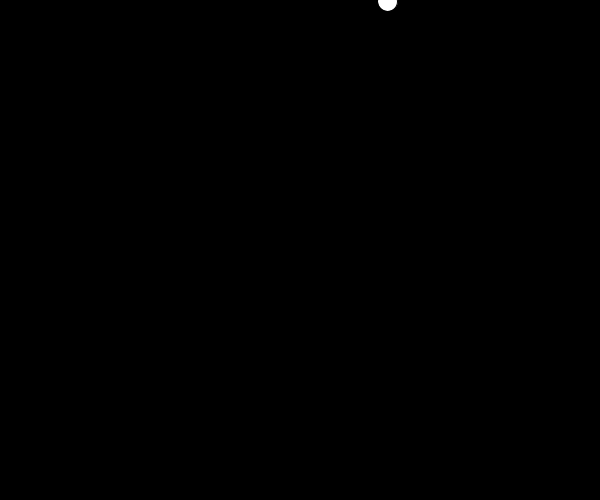
Frame 1 (no input)
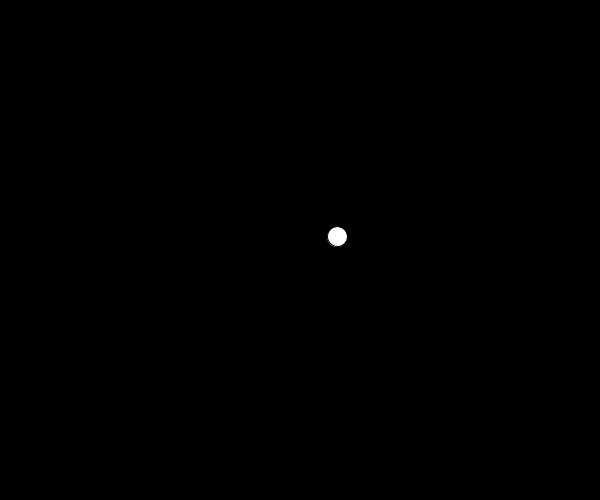
Frame 60 (the mouse pressed at the canvas centre just before this capture)
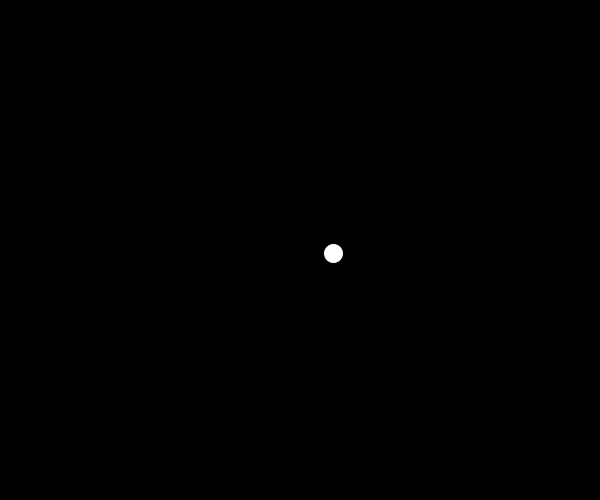
Frame 120 (the mouse held since frame 60 and released just before this capture)

The Processing sketch that drew these frames (run headless with seeded random() and noise(); from frame 60 on, the mouse is pressed at the canvas centre):

// Processing sketch: sketch_18_fisica_pelota_01
// ── sketch_18_fisica_pelota_01.pde
float velX=0;
float velY=1;
float acelY=0.1;
float posX;
float posY=1;

void setup() {
size (600,500);
background(0);
posX=random (width);
}

void draw() {
  background(0);
  ellipse (posX,posY,20,20);
  velX=random(-5,5);
  posX=posX+velX;
  velY=(velY+acelY);
  posY=posY+velY;
  if (posY>height) { posY=height;}
  if (posY<0) {posY=0;}
  if (posY>=height || posY<=0) {
  velY=-velY;
  //acelY=-acelY;
  }
  if (posX>width) {
  posX=width;
  }
  if (posX<0) {
    posX=0;}
println (velY);
}
